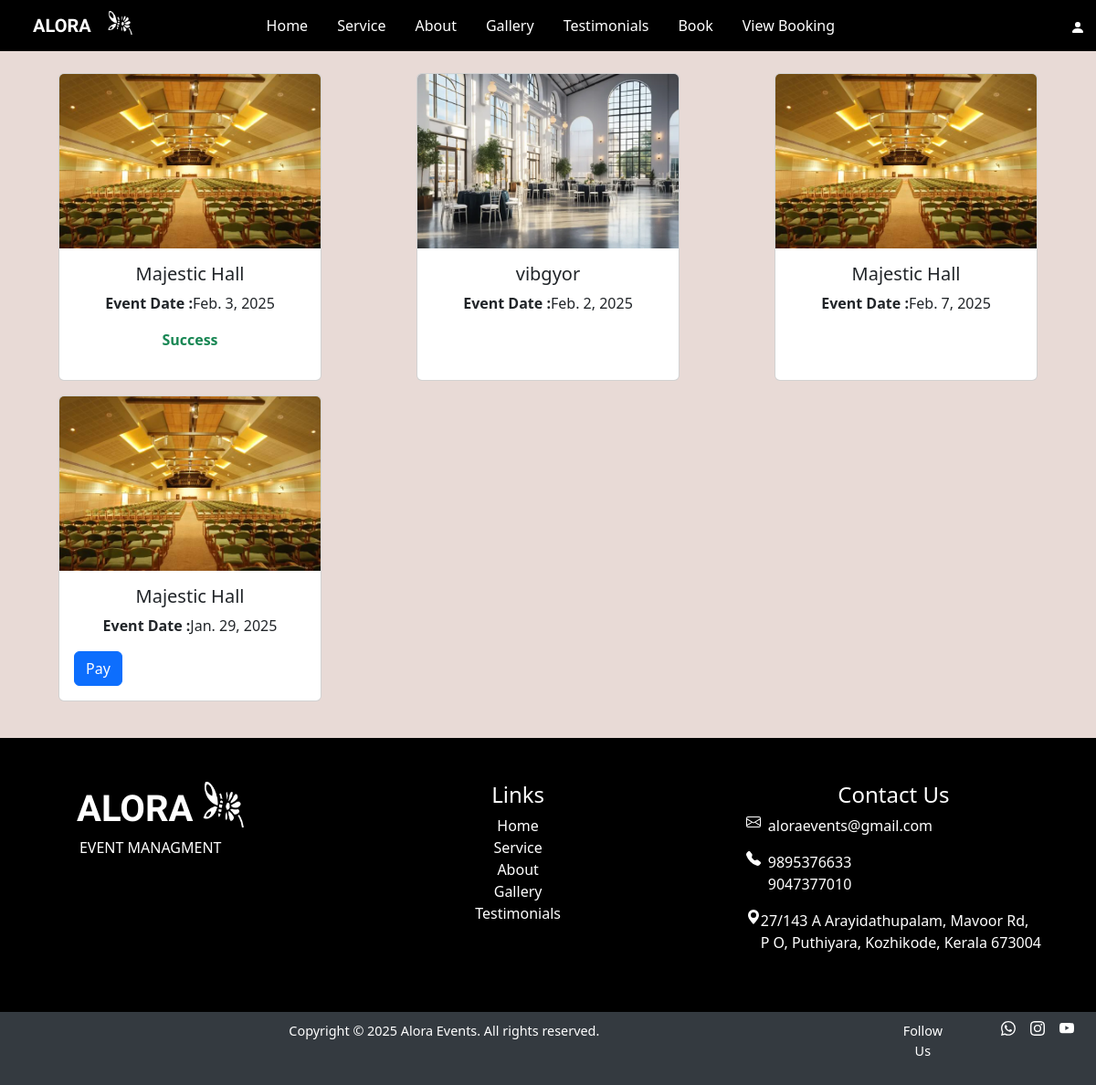
The app's page /view_user_booking (signed in), older data.
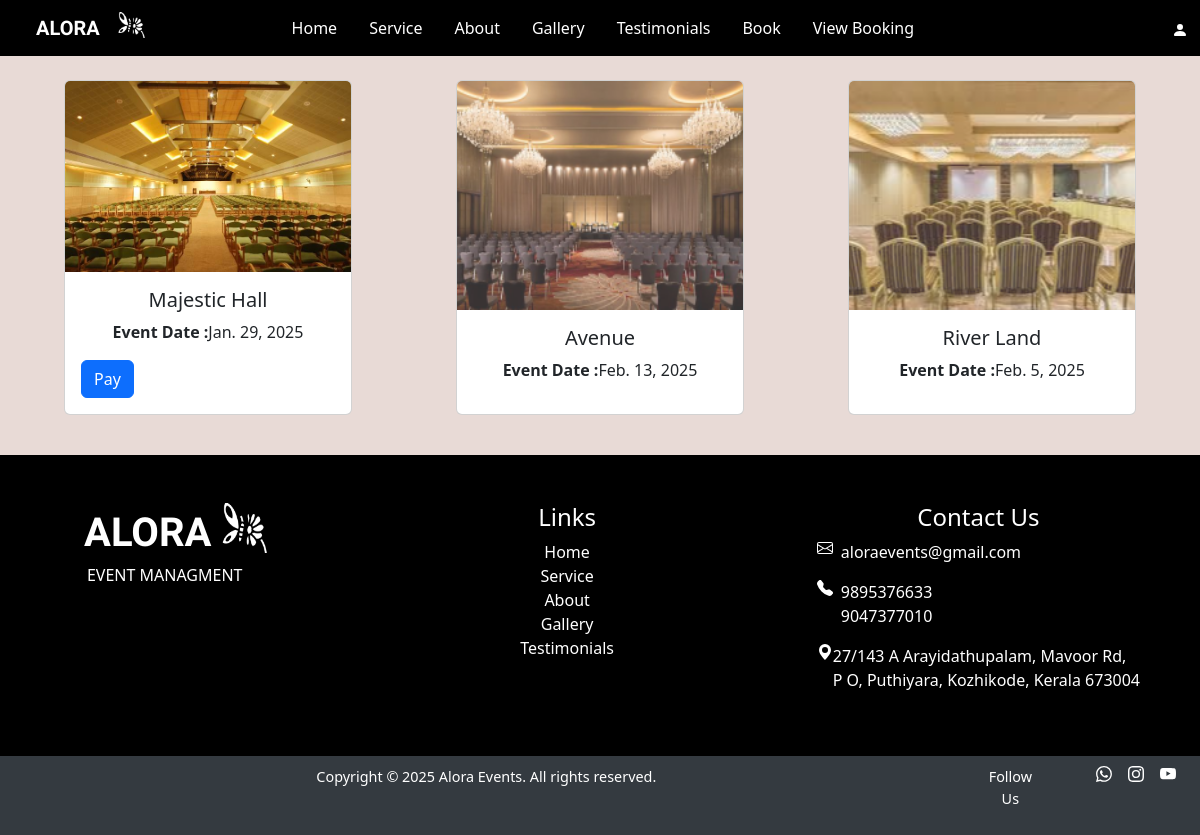
The same page, newer data.
### event/models.py (models this page shows, shortened)
class Booking(models.Model):
    hall_id=models.ForeignKey(Hall,on_delete=models.CASCADE)
    customer_id=models.ForeignKey(User,on_delete=models.CASCADE)
    booking_date=models.DateField(auto_now_add=True)
    payment_status=models.CharField(max_length=20,default='pending',null=True,blank=True)
    include_photography=models.BooleanField(null=True,blank=True)
    include_food=models.BooleanField(null=True,blank=True)
    food=models.ForeignKey(Food,on_delete=models.CASCADE,null=True,blank=True)
    include_decoration=models.BooleanField(null=True,blank=True)
    decoration_model=models.ForeignKey(Decoration,on_delete=models.CASCADE,null=True,blank=True)
    photography_cost=models.DecimalField(max_digits=10,decimal_places=2,null=True,blank=True,default=1000)
    suggestion=models.CharField(max_length=250,null=True,blank=True)
    total_cost=models.DecimalField(max_digits=10,decimal_places=2)
    event_date=models.DateField(null=True,blank=True)
    status=models.CharField(max_length=20,default='pending',null=True,blank=True)
    number=models.IntegerField(null=True,blank=True)

class Hall(models.Model):
    name=models.CharField(max_length=100)
    location=models.TextField()
    capacity=models.IntegerField()
    price_per_day=models.DecimalField(max_digits=10,decimal_places=2)
    photo_url=models.FileField()
    description=models.TextField()

### event/views.py (the view)
# urls.py: path('view_user_booking',views.View_user_booking,name='view_user_booking'),
def View_user_booking(request):
    data=User.objects.get(id=request.user.id)  # No need to fetch User object again
    user=Booking.objects.filter(customer_id=data).filter(Q(status='accepted') | Q(status='pending'))
    return render(request,'view_user_booking.html',{'details':user})

### templates/view_user_booking.html (shortened to what this page needs)
{% extends 'alora_user.html' %}
{% load static %}
{% block content %}
<div class="row main2 p-4">
  {% if details %}
    {% for i in details %}
    <div class="col-sm-4 pb-3 d-flex justify-content-center align-content-center">
        <div class="card" style="width: 18rem;">
            <img src="{{i.hall_id.photo_url.url}}" class="card-img-top " alt="">
            <div class="card-body">
              <h5 class="card-title text-center">{{i.hall_id.name}}</h5>
              <p class="card-text text-center"><b>Event Date :</b>{{i.event_date}}</p>
                <form action="{% url 'set_payment_status' id=i.id %}" method="post">
                    {% if i.status == 'accepted' and i.payment_status == 'pending' %}
                    <button type="submit" class="btn btn-primary " name="payment" value="pay" >Pay</button>
                    {% elif i.payment_status == 'completed' %}
                    <p class="text-center text-success"><b>Success</b> </p>
                    {% endif %}
                    </form>
            </div>
          </div>
    </div>
    {% endfor %}
    {% else %}
    <script>
      alert("book you hall")
    </script>
    <p class="text-danger text-center w-100 mt-4"><b>No halls booked yet. Book your hall now!</b></p>
    {% endif %}
</div>
{% endblock content %}

Row changes from the older to the newer data that the page shows:
no longer on this page (row edited): Booking: hall_id.photo_url (picture), hall_id.name "Majestic Hall", event_date "Feb. 3, 2025", status "Success"
no longer on this page (row edited): Booking: hall_id.photo_url (picture), hall_id.name "vibgyor", event_date "Feb. 2, 2025"
no longer on this page (row edited): Booking: hall_id.photo_url (picture), hall_id.name "Majestic Hall", event_date "Feb. 7, 2025"
added Booking: hall_id.photo_url (picture), hall_id.name "Avenue", event_date "Feb. 13, 2025"
added Booking: hall_id.photo_url (picture), hall_id.name "River Land", event_date "Feb. 5, 2025"
